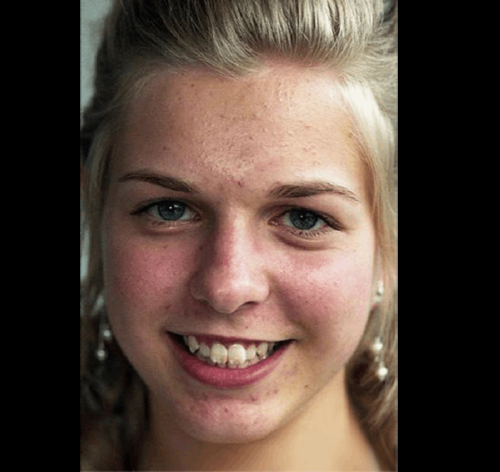
%> input picture 信号与系统-实验/实验图像.jpeg, 500 x 472 px
$ octave signals_and_system.m   (GNU Octave 9; MATLAB toolbox functions it lacks are replaced by stand-ins)
%> lines starting %> are read from the running program, lines starting %| are printed output that depends on the picture; in (x1, y1, x2, y2) boxes, pixels count from 0 and x2, y2 are one past the last pixel; in counts of white or black regions, pixels touching at a corner belong together; the program's own positions count from 1
% 读取图像（保持彩色）
originalImg = imread('D:\app\基本组件\Desktop\实验图像.jpeg');
%> originalImg is the input picture: size 472x500x3 uint8; mean R, G, B 86.7, 69.5, 60

% 高斯平滑滤波
sigma = 1; % 控制平滑程度，n越大图越模糊
filterSize = 3; % 滤波器大小（奇数），简单来说就是调整是n×n卷积
smoothedColorImg = imgaussfilt(originalImg, sigma, 'FilterSize', filterSize);

% Canny边缘检测
grayImg = rgb2gray(originalImg);
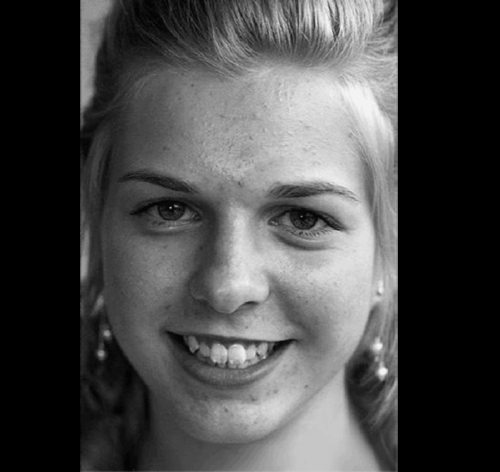
%> grayImg: size 472x500 uint8; min 0, max 244, mean 73.6
lowThreshold = 0.08; % 低阈值，低于0.08视作噪声点，不保留
highThreshold = 0.2; % 高阈值，高于0.2视作边缘，被保留下来
edgeImg = edge(grayImg, 'canny', [lowThreshold highThreshold], sqrt(2));% 把找出的边缘点留下，45°范围内的连接在一起
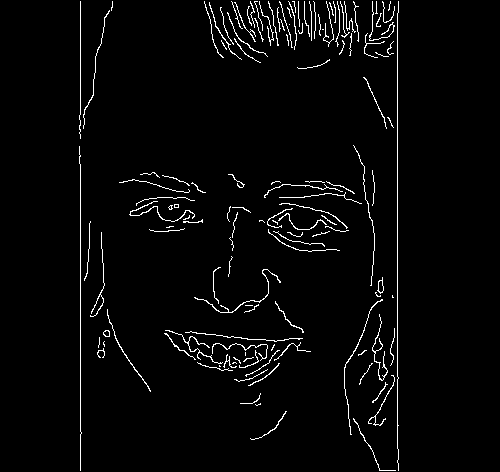
%> edgeImg: size 472x500 logical; 2.8% white in thin lines or dots, all inside (x1, y1, x2, y2) = (79, 1, 399, 471)

% 结果可视化
figure;
subplot(1,3,1), imshow(originalImg), title('原图');
subplot(1,3,2), imshow(smoothedColorImg), title('平滑后');
subplot(1,3,3), imshow(edgeImg), title('边缘提取');

% 保存结果
imwrite(smoothedColoImg, 'smoothed.jpg');
imwrite(edgeImg, 'edges.png');

$ run again, with 信号与系统-实验/图1.png saved as 信号与系统-实验/实验图像.jpeg
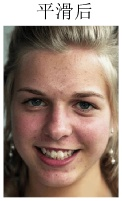
%> input picture 信号与系统-实验/图1.png, 122 x 201 px
%> originalImg is the input picture: size 201x122x3 uint8; mean R, G, B 158, 136.2, 124
%> `grayImg = rgb2gray(originalImg);`:
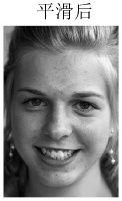
%> grayImg: size 201x122 uint8; min 0, max 255, mean 141.3
%> `edgeImg = edge(grayImg, 'canny', [lowThreshold highThreshold], sqrt(2));`:
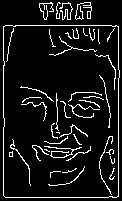
%> edgeImg: size 201x122 logical; 8.9% white in thin lines or dots
